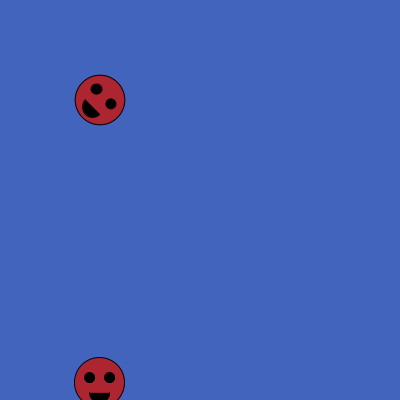
Frame 1 (no input)
Frame 60 (the mouse pressed at the canvas centre just before this capture): identical to frame 1, image omitted
Frame 120 (the mouse held since frame 60 and released just before this capture): identical to frame 1, image omitted

The Processing sketch that drew this single still picture (run headless with seeded random() and noise(); from frame 60 on, the mouse is pressed at the canvas centre):

// Processing sketch: TwoSmiles
// ── TwoSmiles.pde
void drawSmile(float size) {
  fill(#AD2530);
  ellipse(0, 0, size, size);
  fill(0);
  float eyeSize = size / 5;
  float mouthSize = size / 2.5;
  ellipse(-size / 5, -size / 10, eyeSize, eyeSize);
  ellipse(size / 5, -size / 10, eyeSize, eyeSize);
  arc(0, 10, mouthSize, mouthSize, 0, PI);
}

void setup() {
  size(400, 400);
  background(#4264BC);
}

void draw() {
  background(#4264BC);
  
  translate(100, 100);
  rotate(QUARTER_PI);  
  drawSmile(50);
  
  translate(200, 200);
  rotate(-QUARTER_PI);
  drawSmile(50);
}
